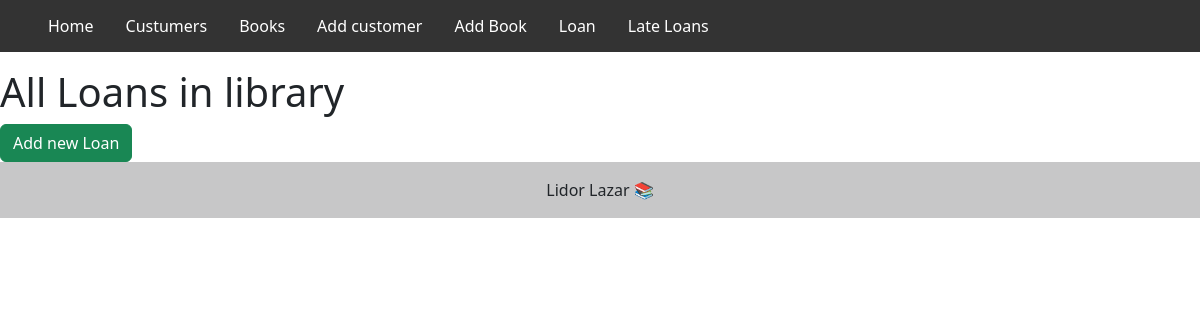
The page /AllLoans/ on the database as committed earlier.
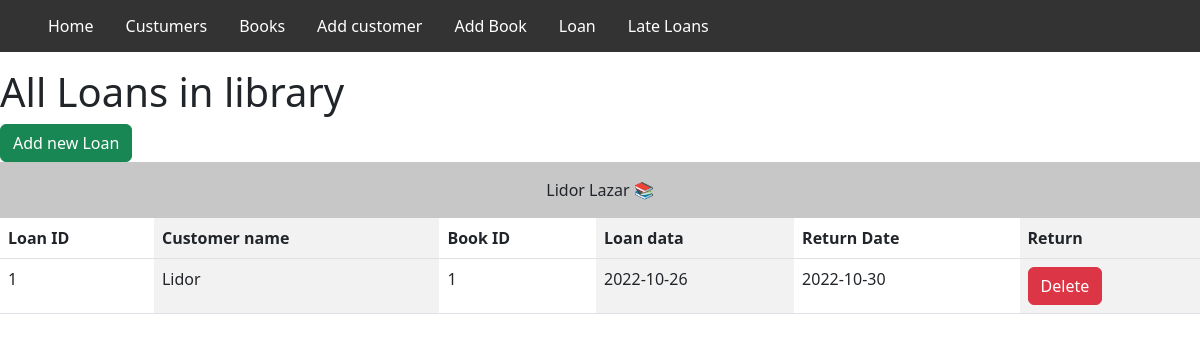
The same page on the database as committed later.
### Library/loans/model.py (models this page shows, shortened)
class Loans(db.Model):
    LoansID = db.Column('LoansID', db.Integer, primary_key=True)
    CusomerID = db.Column('CusomerID', db.Integer, db.ForeignKey('customers.CusomerID'), nullable=False)
    BookId = db.Column('BookId', db.Integer, db.ForeignKey('books.BookId'))
    LoanDate = db.Column('LoanDate', db.Date)
    ReturnDate = db.Column('ReturnDate', db.Date)

### Library/customer/model.py (models this page shows, shortened)
class Customers(db.Model):
    CusomerID = db.Column('CusomerID',db.Integer, primary_key=True)
    Name = db.Column('Name', db.String(50))
    City = db.Column('City', db.String(50))
    Age = db.Column('Age', db.Integer)
    CustomersToLoans = db.relationship('Loans', backref='customers')

### Library/loans/views.py (the view)
@loan_table.route("/AllLoans/",methods=['GET'])
def print_all_loan():
    return render_template('ShowAllLoan.html', print_all_loan=Loans.query.all())

### Library/loans/templates/ShowAllLoan.html (shortened to what this page needs)
{% extends "layout.html" %} {% block title %}Lazar libaray{% endblock %}  {% block content %}
  <table class="table table-striped-columns">
  <h1>All Loans in library</h1>
  <a class="btn btn-success" href="/AddLoan">Add new Loan</a>
    {%- for Loan in print_all_loan %}
      <thead>
        <tr>
          <th scope="col">Loan ID</th>
          <th scope="col">Customer name</th>
          <th scope="col">Book ID</th>
          <th scope="col">Loan data</th>
          <th scope="col" >Return Date</th>
          <th scope="col" >Return</th>
        </tr>
      </thead>
      <tbody>
        <tr>
          <td>{{Loan.LoansID}}</td>
          <td>{{Loan.customers.Name}}</td>
          <td>{{Loan.BookId}}</td>
          <td>{{Loan.LoanDate}}</td>
          <td>{{Loan.ReturnDate}}</td>
          <td><a class="btn btn-danger" href="/ReturnBook/{{Loan.LoansID}}">Delete</a></td>
        </tr>
      {% endfor %}
  {% endblock %}

Rows that differ between the two databases and show on the page:
added Loans: LoansID "1", customers.Name "Lidor", BookId "1", LoanDate "2022-10-26", ReturnDate "2022-10-30"
